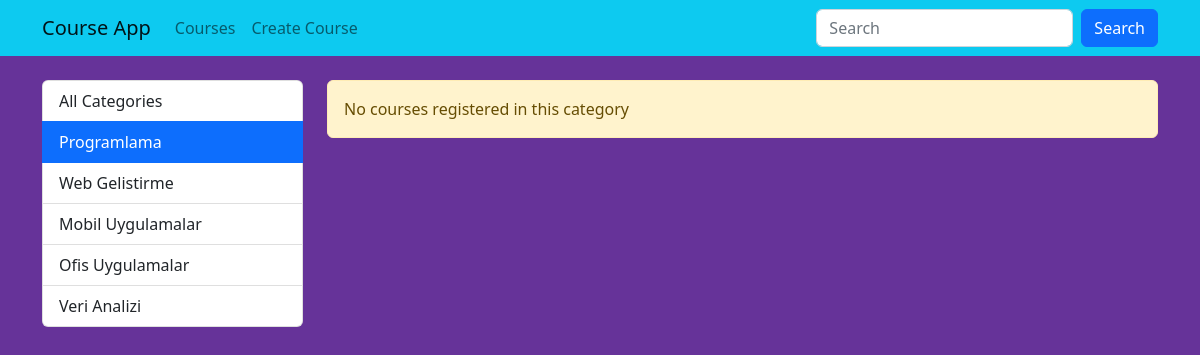
Before: /courses/category/programlama with the older database file.
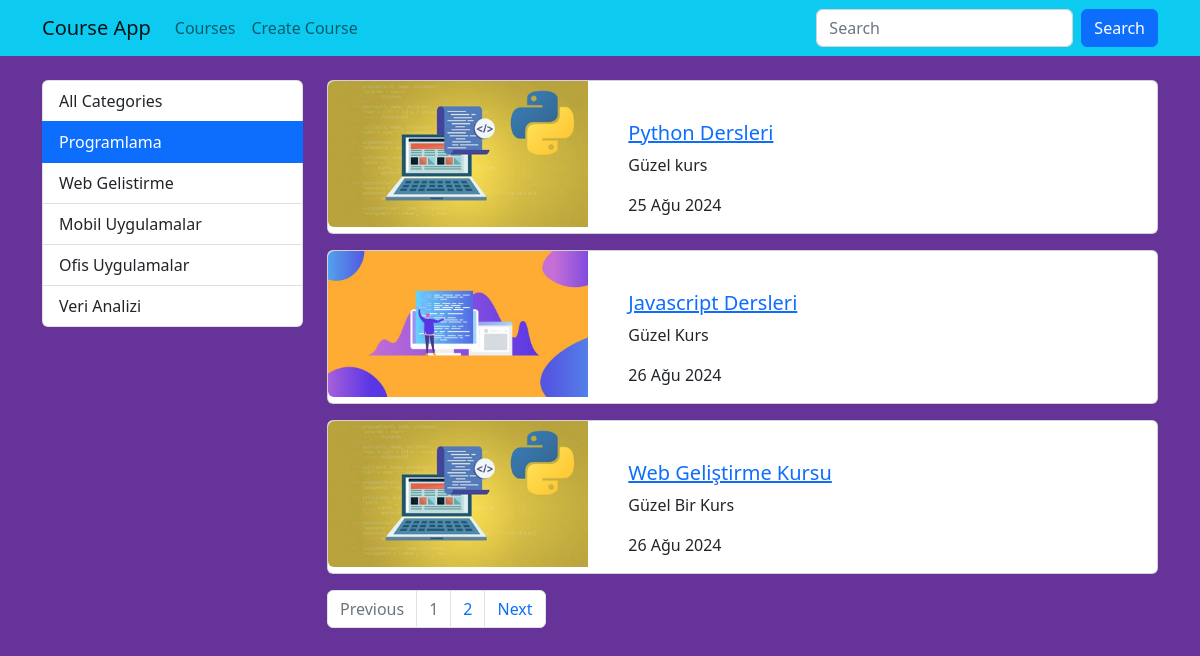
After: the same page with the newer database file.
### courses/models.py (models this page shows, shortened)
class Category(models.Model):
    name = models.CharField(max_length=40)
    slug = models.SlugField(null=False,default="",unique=True, db_index=True,blank=True,editable=True)

class Course(models.Model):
    title = models.CharField(max_length=50)
    description =models.TextField()
    imageUrl = models.CharField(max_length=50, blank=False)
    date = models.DateField(auto_now_add=True)
    isActive = models.BooleanField(default=False)
    isHome = models.BooleanField(default=False)
    slug = models.SlugField(null=False,default="",unique=True, db_index=True,blank=True,editable=False)
    categories = models.ManyToManyField(Category,related_name="kurslar",)

### courses/views.py (the view)
# urls.py: path("category/<slug:slug>",views.getCoursesByCategoryName, name="courses_by_category"),
def getCoursesByCategoryName(request,slug):
    courses = Course.objects.filter(isActive=True, categories__slug = slug).order_by("date")
    category = Category.objects.all()
    paginator = Paginator(courses,3) # her sayfada 1 tane kurs gözüksün
    page = request.GET.get('page',1)
    page_obj = paginator.page(page)
    print(paginator.page_range)
    print("bu kadar sayfaya sığdı ", paginator.num_pages)# kaç sayfaya sığdı
    print("kaç tane kurs kaydı var ", paginator.count) #kaç sayfa olduğunu söyler
    return render(request, "courses/list.html",{
        "page_obj":page_obj,
        "categories":category,
        "selected_category":slug
    })

### courses/templates/courses/list.html (shortened to what this page needs)
{% extends "layout.html" %}
{% load static %}
{% block css_files %}
    <link rel="stylesheet" href="{% static "/courses/css/style.css" %}">
{% endblock css_files %}
{% block content %}
    <div class="container">
        <div class="row mt-4">
            <div class="col-3">
                {% include "courses/partials/_categories.html" %}
            </div>
            <div class="col-9" >
                {% if page_obj.object_list|length == 0 %}
                    <div class="alert alert-warning">
                        No courses registered in this category
                    </div>
                {% endif %}
                {% for course in page_obj.object_list  %}
                    {% include "courses/partials/_course-card.html" %}
                {% endfor %}
                {% include "courses/partials/_pagination.html" %}
            </div>
        </div>
    </div>
{% endblock content %}

### courses/templates/courses/partials/_categories.html
<div class="list-group">
    <a href="{% url "courses" %}" class="list-group-item list-group-item-action">All Categories</a>
    {% for category in categories %}
        <a href="{% url 'courses_by_category' category.slug %}" class="list-group-item list-group-item-action {% if category.slug == selected_category %}active{% endif %}">{{category.name |title}}</a>
    {% endfor %}
</div>

### courses/templates/courses/partials/_course-card.html
{% load static %}
<div class="card mb-3">
    <div class="row">
        <div class="col-4">
            <img class="img-fluid rounded-start" src="{% static 'courses/img/'|add:course.imageUrl %}" alt="{{course.title}}">
        </div>
        <div class="col-8 mt-4">
            <div class="card-body">
                <a href="{% url "course_detail" course.slug %}">
                    <h5 class="card-title">{{course.title | title}}</h5>
                </a>
                <p class="card-text">{{course.description | capfirst | truncatechars:20}}</p>
                <span>{{course.date | date:"SHORT_DATE_FORMAT" }}</span>
            </div>
        </div>
    </div>
</div>

Changed rows visible on the page:
now on this page (row edited): Course: imageUrl (picture), title "Python Dersleri", description "Güzel kurs", date "25 Ağu 2024"
now on this page (row edited): Course: imageUrl (picture), title "Javascript Dersleri", description "Güzel Kurs", date "26 Ağu 2024"
now on this page (row unchanged): Course: imageUrl (picture), title "Web Geliştirme Kursu", description "Güzel Bir Kurs", date "26 Ağu 2024"
Other visible differences:
text no longer shown: "No courses registered in this category"
text now shown: "Previous Next"
new list line: "1"
new list line: "2"
